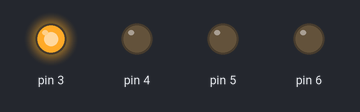
Bench run of a sketch on a simulated Arduino Uno, built with avr-gcc and run on an emulated ATmega328P. On the bench: output pins drawn as LEDs (lit = HIGH).

Above: at 0.5 s.
At 3.5 s:
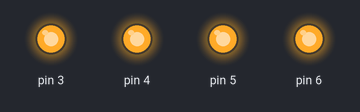
At 4.5 s:
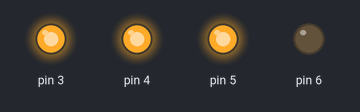
At 7.5 s:
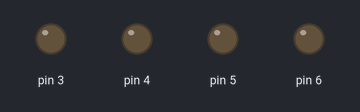
At 9.5 s:
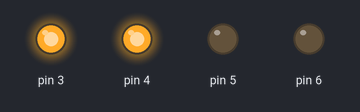
Timing chart, 0 to 10.4 s (numbered marks = the images above):
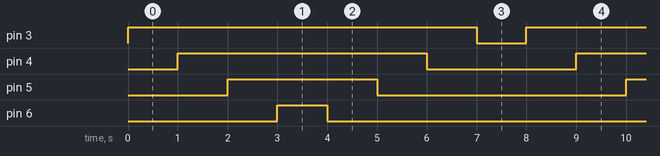

Measured:
- by itself, pin 3: alternates HIGH for 7.0 s and LOW for 1.0 s
- by itself, pin 4: alternates HIGH for 5.0 s and LOW for 3.0 s
- by itself, pin 5: alternates HIGH for 3.0 s and LOW for 5.0 s
- by itself, pin 6: alternates HIGH for 1.0 s and LOW for 7.0 s

The sketch:

2.5.1-Followed_Lights.ino
```cpp
//流水灯
void setup()
{
  // put your setup code here, to run once:
  for(int i=3;i<=6;i++)
    pinMode(i,OUTPUT);

}

void loop()
{
  // put your main code here, to run repeatedly:
  for(int i=3;i<=6;i++)
  {
    digitalWrite(i,1);
    delay(1000);
  }
  for(int i=6;i>=3;i--)
  {
    digitalWrite(i,0);
    delay(1000);
  }

}
```
